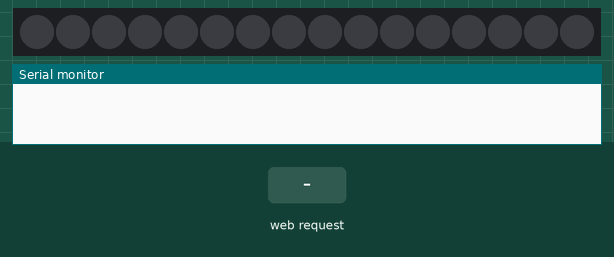
A sketch run on a simulated ESP32. Shown: 16 RGB LEDs in strip order, left to right, the last lines printed to the serial monitor. The inputs (shaded band) are chosen by the test bench. The audio player accepts every command and is not drawn.

Above: at 1.7 s.
1.8 s: HTTP request GET /rainbow received
At 1.85 s:
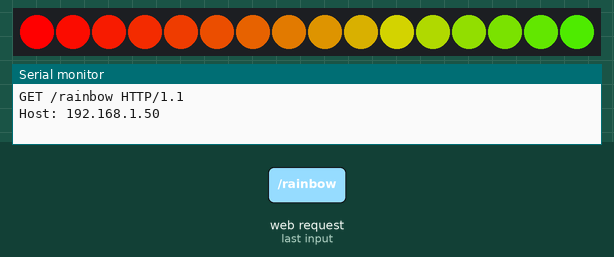
At 3.57 s:
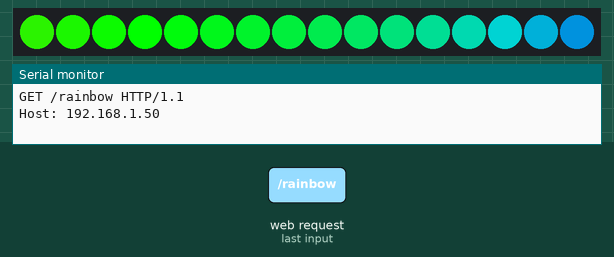
3.6 s: HTTP request GET /music/1 received
At 3.88 s:
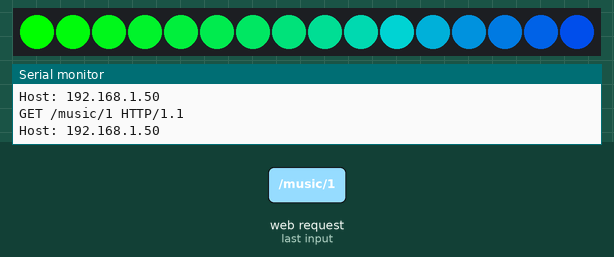

The sketch:

ESP32_LEDSTRIP.ino
```cpp
#include "WiFi.h"
#include "DFRobotDFPlayerMini.h"
#include <Adafruit_NeoPixel.h>

#define PIN 4
#define NUMPIXELS 16
#define DELAYVAL 100

Adafruit_NeoPixel pixels(NUMPIXELS, PIN, NEO_GRB + NEO_KHZ800);

#ifdef _AVR_
#include <avr/power.h>
#endif

DFRobotDFPlayerMini DFP;
const char* ssid = "ESP32";
const char* password = "espemoto123espemoto";
WiFiServer server(80);
String header;

int selectedRed = 0;
int selectedGreen = 0;
int selectedBlue = 0;

unsigned long previousPixelTime = 0;
int currentPixel = 0;

unsigned long rainbowStart = 0;
int rainbowStep = 0;

unsigned long blinkPreviousTime = 0;
bool blinkState = false;
unsigned long pulsePreviousTime = 0;
float pulseBrightness = 0.0;
bool pulseIncreasing = true;

void movingEffect() {
  unsigned long currentTime = millis();

  if (currentTime - previousPixelTime >= DELAYVAL) {
    previousPixelTime = currentTime;

    pixels.clear();

    pixels.setPixelColor(currentPixel, pixels.Color(selectedRed, selectedGreen, selectedBlue));
    pixels.show();

    currentPixel++;
    if (currentPixel >= NUMPIXELS) {
      currentPixel = 0;
    }
  }
}

void rainbowEffect() {
  unsigned long currentTime = millis();

  if (currentTime - rainbowStart >= 100) {
    rainbowStart = currentTime;

    float factor1, factor2;
    uint16_t ind;

    for (uint16_t j = 0; j < NUMPIXELS; j++) {
      ind = rainbowStep + j * 1;
      switch ((int)((ind % 60) / 20)) {
        case 0:
          factor1 = 1.0 - ((float)(ind % 60 - 0 * 20) / 20);
          factor2 = (float)((int)(ind - 0) % 60) / 20;
          pixels.setPixelColor(j, pixels.Color(255 * factor1 + 0 * factor2, 0 * factor1 + 255 * factor2, 0 * factor1 + 0 * factor2));
          break;
        case 1:
          factor1 = 1.0 - ((float)(ind % 60 - 1 * 20) / 20);
          factor2 = (float)((int)(ind - 20) % 60) / 20;
          pixels.setPixelColor(j, pixels.Color(0 * factor1 + 0 * factor2, 255 * factor1 + 0 * factor2, 0 * factor1 + 255 * factor2));
          break;
        case 2:
          factor1 = 1.0 - ((float)(ind % 60 - 2 * 20) / 20);
          factor2 = (float)((int)(ind - 40) % 60) / 20;
          pixels.setPixelColor(j, pixels.Color(0 * factor1 + 255 * factor2, 0 * factor1 + 0 * factor2, 255 * factor1 + 0 * factor2));
          break;
      }
    }

    if (rainbowStep >= 60) {
      rainbowStep = 0;
    } else {
      rainbowStep++;
    }

    pixels.show();
  }
}

void pickedColorEffect() {
  for (int i = 0; i < NUMPIXELS; i++) {
    pixels.setPixelColor(i, pixels.Color(selectedRed, selectedGreen, selectedBlue));
  }
  pixels.show();
}

void blinkEffect() {
  unsigned long currentTime = millis();

  if (currentTime - blinkPreviousTime >= 500) {
    blinkPreviousTime = currentTime;

    if (blinkState) {
      for (int i = 0; i < NUMPIXELS; i++) {
        pixels.setPixelColor(i, pixels.Color(0, 0, 0));
      }
    } else {
      for (int i = 0; i < NUMPIXELS; i++) {
        pixels.setPixelColor(i, pixels.Color(selectedRed, selectedGreen, selectedBlue));
      }
    }
    blinkState = !blinkState;
    pixels.show();
  }
}

void pulseEffect() {
  unsigned long currentTime = millis();

  if (currentTime - pulsePreviousTime >= 10) {
    pulsePreviousTime = currentTime;

    if (pulseIncreasing) {
      pulseBrightness += 0.01;
      if (pulseBrightness >= 0.98) {
        pulseIncreasing = false;
      }
    } else {
      pulseBrightness -= 0.01;
      if (pulseBrightness <= 0.02) {
        pulseIncreasing = true;
      }
    }

    for (int i = 0; i < NUMPIXELS; i++) {
      pixels.setPixelColor(i, pixels.Color(
        selectedRed * pulseBrightness,
        selectedGreen * pulseBrightness,
        selectedBlue * pulseBrightness
      ));
    }
    pixels.show();
  }
}

void site(WiFiClient& client) {
  String html = "<!DOCTYPE html><html>";
  html += "<head><meta name=\"viewport\" content=\"width=device-width, initial-scale=1\">";
  html += "<link rel=\"icon\" href=\"data:,\">";
  html += "<link rel=\"stylesheet\" href=\"https://unpkg.com/picnic\">";
  html += "<style>body {background-color: #121212; color: white;} ";
  html += "h1 {color: #00ff00;} ";
  html += "select, input[type='color'] {background-color: #333333; color: white; border: none; border-radius: 5px;} ";
  html += "label {font-size: 18px; color: #ff0000;} ";
  html += "</style></head>";

  html += "<body><h1>ESP32 Motor Theme Web Server</h1>";

  html += "<label for=\"music\">Pusc muzyke:</label>";
  html += "<select id=\"music\" onchange=\"location = this.value;\">";
  html += "<option value=\"/MENU\">MENU</option>";
  html += "<option value=\"/music/1\">Muzyka 1</option>";
  html += "<option value=\"/music/2\">Muzyka 2</option>";
  html += "<option value=\"/music/3\">Muzyka 3</option>";
  html += "<option value=\"/music/4\">Muzyka 4</option>";
  html += "<option value=\"/music/5\">Muzyka 5</option>";
  html += "<option value=\"/STOP\">STOP</option>";
  html += "</select>";

  html += "<br><br>";
  html += "<label for=\"action\">Choose mode:</label>";
  html += "<select id=\"action\" onchange=\"location = this.value;\">";
  html += "<option value=\"/MENU\">MENU</option>";
  html += "<option value=\"/blink\">BLINK</option>";
  html += "<option value=\"/pulse\">PULSE</option>";
  html += "<option value=\"/rainbow\">RAINBOW</option>";
  html += "<option value=\"/still\">STILL</option>";
  html += "<option value=\"/moving\">MOVING</option>";
  html += "<option value=\"/stop\">STOP</option>";
  html += "</select>";

  html += "<br><br>";
  html += "<label for=\"color\">Color picker:</label>";
  html += "<input type=\"color\" id=\"color\" onchange=\"location = '/color/' + this.value.substring(1);\">";

  html += "</body></html>";
  client.println(html);
}

bool movingEffectBool = false;
bool rainbowEffectBool = false;
bool pickedColorEffectBool = false;
bool blinkEffectBool = false;
bool pulseEffectBool = false;

void setup() {
  Serial2.begin(9600, SERIAL_8N1, 16, 17);
  Serial.begin(115200);

  DFP.begin(Serial2);
  DFP.setTimeOut(500);
  DFP.volume(30);
  DFP.EQ(0);

  WiFi.softAP(ssid, password);
  server.begin();

  pixels.begin();
  pixels.show();
}

void clearEffects()
{
  movingEffectBool = false;
  rainbowEffectBool = false;
  pickedColorEffectBool = false;
  blinkEffectBool = false;
  pulseEffectBool = false;
  pixels.clear();
  pixels.show();
}

void updateEffects() {
  if (movingEffectBool) {
    movingEffect();
  } else if (rainbowEffectBool) {
    rainbowEffect();
  } else if (pickedColorEffectBool) {
    pickedColorEffect();
  } else if (blinkEffectBool) {
    blinkEffect();
  } else if (pulseEffectBool) {
    pulseEffect();
  }
}

void loop() {
  WiFiClient client = server.available();
  if (client) {
    unsigned long currentTime = millis();
    unsigned long previousTime = currentTime;
    String currentLine = "";

    while (client.connected() && currentTime - previousTime <= 2000) {
      currentTime = millis();
      if (client.available()) {
        char c = client.read();
        Serial.write(c);
        header += c;
        if (c == '\n') {
          if (currentLine.length() == 0) {
            client.println("HTTP/1.1 200 OK");
            client.println("Content-type:text/html");
            client.println();

            if (header.indexOf("GET /music/1") >= 0) {
              DFP.stop();
              DFP.play(1);
            } else if (header.indexOf("GET /music/2") >= 0) {
              DFP.stop();
              DFP.play(2);
            } else if (header.indexOf("GET /music/3") >= 0) {
              DFP.stop();
              DFP.play(3);
            } else if (header.indexOf("GET /music/4") >= 0) {
              DFP.stop();
              DFP.play(4);
            } else if (header.indexOf("GET /music/5") >= 0) {
              DFP.stop();
              DFP.play(5);
            } else if (header.indexOf("GET /STOP") >= 0) {
              DFP.stop();
            } else if (header.indexOf("GET /moving") >= 0) {
              clearEffects();
              movingEffectBool = true;
            }
            else if (header.indexOf("GET /stop") >= 0) {
              clearEffects();
            }
            else if (header.indexOf("GET /blink") >= 0) {
              clearEffects();
              blinkEffectBool = true;
            }
            else if (header.indexOf("GET /rainbow") >= 0) {
              clearEffects();
              rainbowEffectBool = true;
            }
            else if (header.indexOf("GET /still") >= 0) {
              clearEffects();
              pickedColorEffectBool = true;
            }
            else if (header.indexOf("GET /pulse") >= 0) {
              clearEffects();
              pulseEffectBool = true;
            }
            else if (header.indexOf("GET /color/") >= 0) {
              int colorIndex = header.indexOf("GET /color/") + 11;
              String colorHex = header.substring(colorIndex, colorIndex + 6);

              long color = strtol(colorHex.c_str(), NULL, 16);
              selectedRed = (color >> 16) & 0xFF;
              selectedGreen = (color >> 8) & 0xFF;
              selectedBlue = color & 0xFF;

              pixels.clear();
              pixels.show();
            }
            site(client);
            client.println();
            break;
          } else {
            currentLine = "";
          }
        } else if (c != '\r') {
          currentLine += c;
        }
      }
    }
    header = "";
    client.stop();
  }
  updateEffects();
}
```

Measured:
- after the input at 1.8 s, the LEDs: change at once (image 1)
